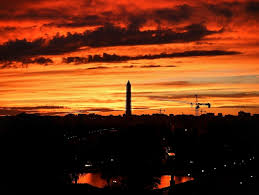
#> input picture task4/4.2/photo-2.jpg, 259 x 195 px
$ jupyter execute --allow-errors 'Crop and Swap image.ipynb'
#> lines starting #> are read from the running program, lines starting #| are printed output that depends on the picture
[cell 1]
import cv2
import numpy as np
import matplotlib.pyplot as mpl

photo_1 = cv2.imread("photo-1.jpg")
photo_2 = cv2.imread("photo-2.jpg")   #CV by defualt gives the color in BGR but actual color is RGB
#> photo_2 is the input picture: shape (195, 259, 3); mean B, G, R 20.9, 50.5, 107.1


#photo_1 = cv2.cvtColor(photo_1, cv2.COLOR_BGR2RGB)
photo_2 = cv2.cvtColor(photo_2, cv2.COLOR_BGR2RGB)  #We have converted to RGB

#> (a cell that did not finish here is left out)

[cell 3]
mpl.imshow(photo_2)

#> (a cell that did not finish here is left out)

#> (a cell that did not finish here is left out)

#> (a cell that did not finish here is left out)

[cell 7]
#Chaging the shape or resizing the array or image (photo_2) into different dimensions as cropped part of photo-1 needs to be fit in the photo-2

from PIL import Image
image = Image.open("photo-2.jpg")
photo_2 = image.resize((1500,1500))
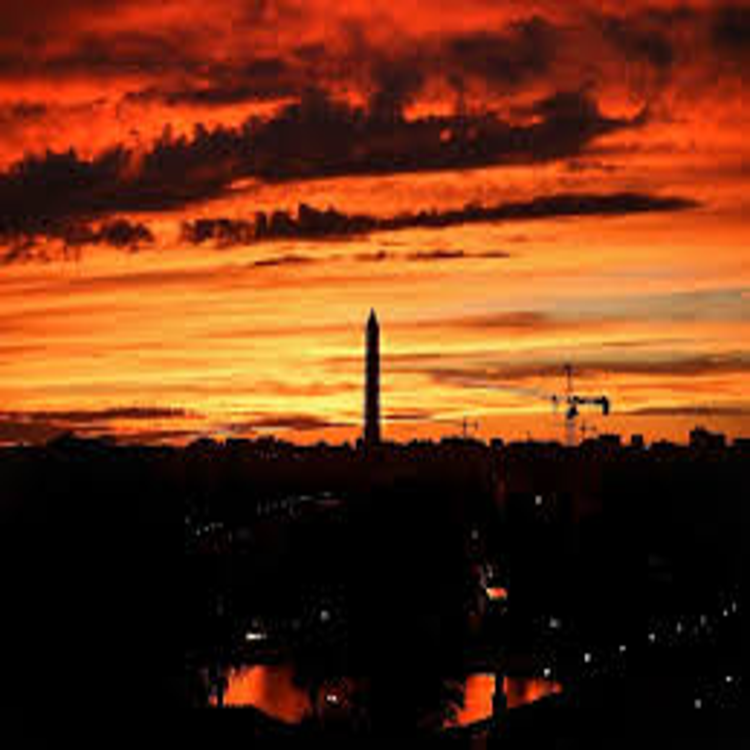
#> photo_2: PIL image 1500x1500 RGB (shown at 1/2 size); mean R, G, B 107.1, 50.5, 20.9
photo_2.save("resize.jpg")
photo_new = cv2.imread("resize.jpg")

[cell 8]
photo_new.shape
#> Out = (1500, 1500, 3)

#> (a cell that did not finish here is left out)

[cell 10]
photo_new.shape
#> Out = (1500, 1500, 3)

[cell 11]
mpl.imshow(photo_new)    #New image after cropping

[cell 12]
#2nd part Let's crop some part of photo_2 and attach it in photo_1
photo_cropped_2 = photo_new[810:1500, 0:1500]
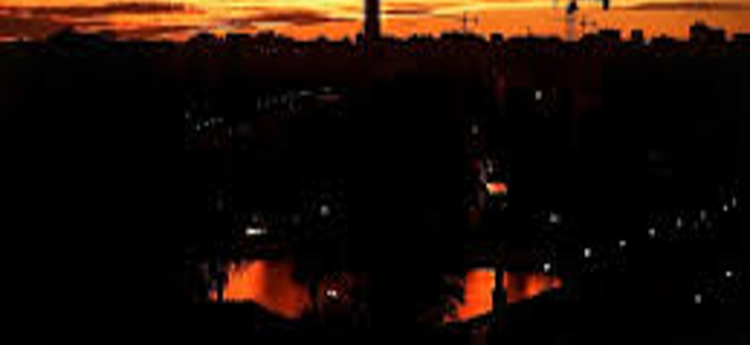
#> photo_cropped_2: shape (690, 1500, 3) (shown at 1/2 size); mean B, G, R 6.5, 13.9, 27.9

[cell 13]
photo_cropped_2.shape
#> Out = (690, 1500, 3)

[cell 14]
mpl.imshow(photo_cropped_2)

[cell 15]
from PIL import Image                     #Resizing the photo_1 to fit the cropped part
#> (the rest of this cell did not finish here and is left out)

[cell 16]
photo_new.shape
#> Out = (1500, 1500, 3)
